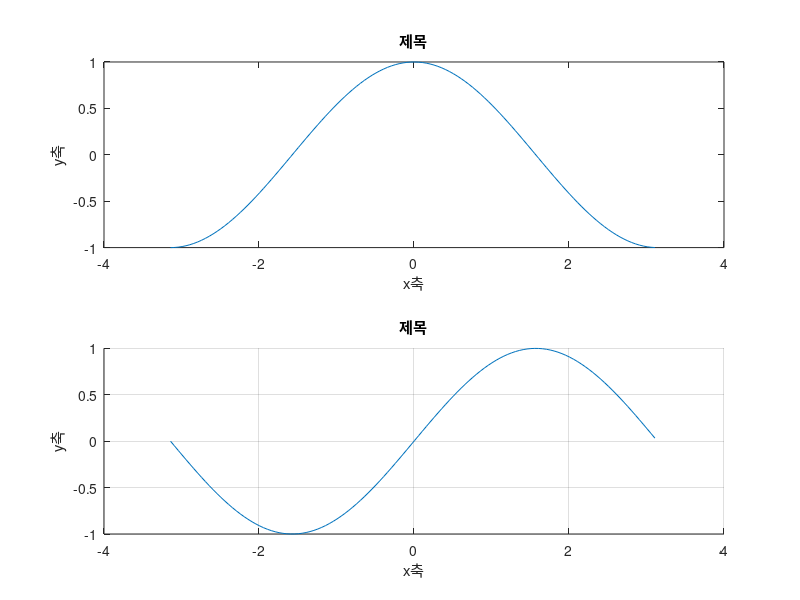
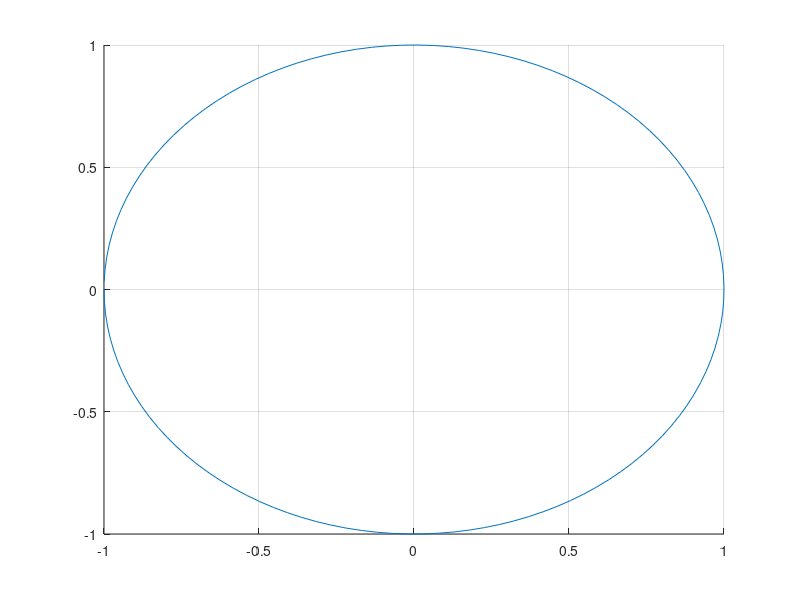
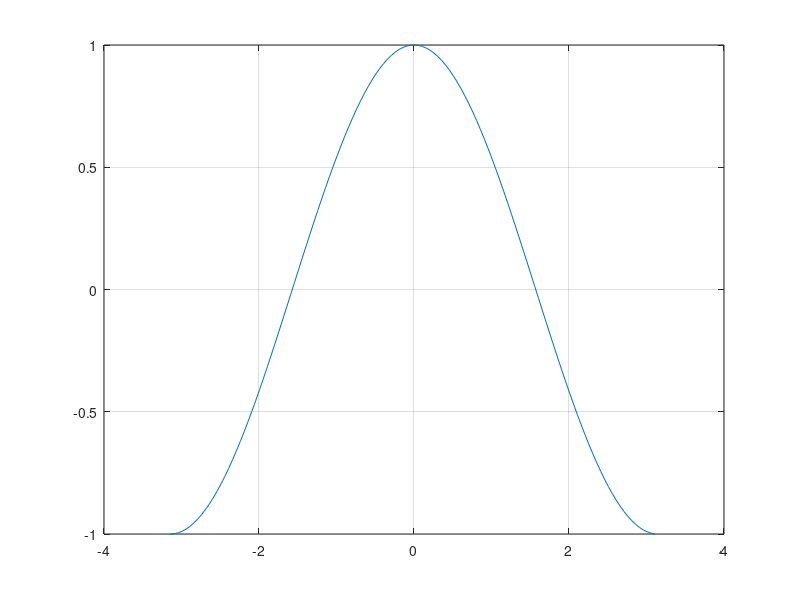

MATLAB code to generate these figures, in order:
close all;  clear all;  clc; 

x=-pi:0.05:pi;
a=cos(x);
b=sin(x);

figure(1);
grid on; % 격자 생성
hold on; % 전의 그래프 삭제 x
subplot(2,1,1);
plot(x,a);
title('제목');
xlabel('x축');
ylabel('y축');

subplot(2,1,2);
grid on; % 격자 생성
hold on; % 전의 그래프 삭제 x
plot(x,b); 
title('제목');
xlabel('x축');
ylabel('y축');

figure(2);
grid on; % 격자 생성
hold on; % 전의 그래프 삭제 x
plot(a,b); 

figure(3);
plot(x,b); 
plot(x,a); 
grid on; % 격자 생성
hold on; % 전의 그래프 삭제 x